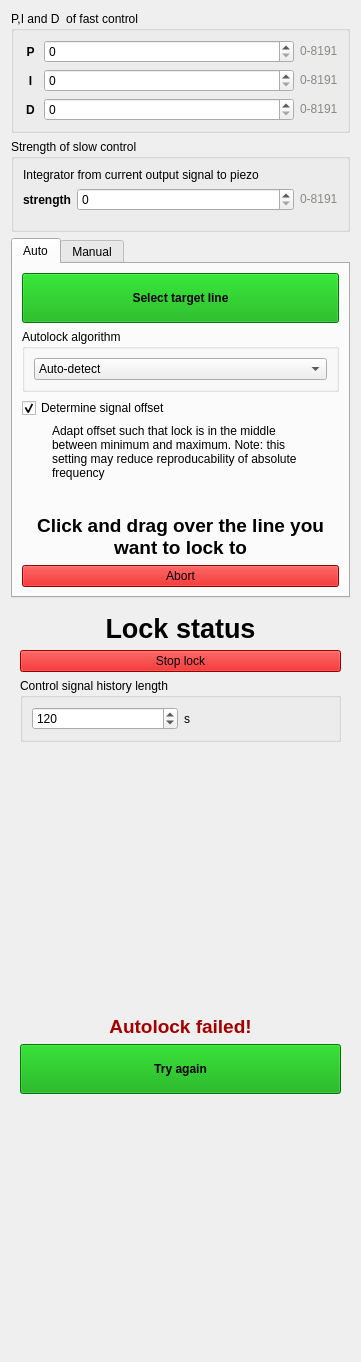
<?xml version="1.0" encoding="UTF-8"?>
<ui version="4.0">
 <class>Form</class>
 <widget class="QWidget" name="Form">
  <property name="geometry">
   <rect>
    <x>0</x>
    <y>0</y>
    <width>361</width>
    <height>1362</height>
   </rect>
  </property>
  <property name="sizePolicy">
   <sizepolicy hsizetype="Minimum" vsizetype="Preferred">
    <horstretch>0</horstretch>
    <verstretch>0</verstretch>
   </sizepolicy>
  </property>
  <property name="windowTitle">
   <string>Form</string>
  </property>
  <layout class="QVBoxLayout" name="verticalLayout">
   <item>
    <widget class="QGroupBox" name="groupBox_5">
     <property name="sizePolicy">
      <sizepolicy hsizetype="Preferred" vsizetype="Fixed">
       <horstretch>0</horstretch>
       <verstretch>0</verstretch>
      </sizepolicy>
     </property>
     <property name="title">
      <string>P,I and D  of fast control</string>
     </property>
     <layout class="QVBoxLayout" name="verticalLayout_6">
      <item>
       <widget class="QWidget" name="widget_2" native="true">
        <layout class="QHBoxLayout" name="horizontalLayout_2">
         <property name="leftMargin">
          <number>0</number>
         </property>
         <property name="topMargin">
          <number>0</number>
         </property>
         <property name="rightMargin">
          <number>0</number>
         </property>
         <property name="bottomMargin">
          <number>0</number>
         </property>
         <item>
          <widget class="QLabel" name="label_5">
           <property name="enabled">
            <bool>true</bool>
           </property>
           <property name="sizePolicy">
            <sizepolicy hsizetype="Fixed" vsizetype="Preferred">
             <horstretch>0</horstretch>
             <verstretch>0</verstretch>
            </sizepolicy>
           </property>
           <property name="minimumSize">
            <size>
             <width>15</width>
             <height>0</height>
            </size>
           </property>
           <property name="font">
            <font>
             <weight>75</weight>
             <bold>true</bold>
            </font>
           </property>
           <property name="text">
            <string>P</string>
           </property>
           <property name="alignment">
            <set>Qt::AlignCenter</set>
           </property>
          </widget>
         </item>
         <item>
          <widget class="CustomSpinBox" name="kp">
           <property name="keyboardTracking">
            <bool>false</bool>
           </property>
           <property name="minimum">
            <number>0</number>
           </property>
           <property name="maximum">
            <number>8191</number>
           </property>
           <property name="singleStep">
            <number>1</number>
           </property>
          </widget>
         </item>
         <item>
          <widget class="QLabel" name="label_7">
           <property name="sizePolicy">
            <sizepolicy hsizetype="Fixed" vsizetype="Preferred">
             <horstretch>0</horstretch>
             <verstretch>0</verstretch>
            </sizepolicy>
           </property>
           <property name="text">
            <string>&lt;html&gt;&lt;head/&gt;&lt;body&gt;&lt;p&gt;&lt;span style=&quot; color:#888a85;&quot;&gt;0-8191&lt;/span&gt;&lt;/p&gt;&lt;/body&gt;&lt;/html&gt;</string>
           </property>
           <property name="textFormat">
            <enum>Qt::RichText</enum>
           </property>
          </widget>
         </item>
        </layout>
       </widget>
      </item>
      <item>
       <widget class="QWidget" name="widget_3" native="true">
        <layout class="QHBoxLayout" name="horizontalLayout_3">
         <property name="leftMargin">
          <number>0</number>
         </property>
         <property name="topMargin">
          <number>0</number>
         </property>
         <property name="rightMargin">
          <number>0</number>
         </property>
         <property name="bottomMargin">
          <number>0</number>
         </property>
         <item>
          <widget class="QLabel" name="label_10">
           <property name="sizePolicy">
            <sizepolicy hsizetype="Fixed" vsizetype="Preferred">
             <horstretch>0</horstretch>
             <verstretch>0</verstretch>
            </sizepolicy>
           </property>
           <property name="minimumSize">
            <size>
             <width>15</width>
             <height>0</height>
            </size>
           </property>
           <property name="font">
            <font>
             <weight>75</weight>
             <bold>true</bold>
            </font>
           </property>
           <property name="text">
            <string>I</string>
           </property>
           <property name="alignment">
            <set>Qt::AlignCenter</set>
           </property>
          </widget>
         </item>
         <item>
          <widget class="CustomSpinBox" name="ki">
           <property name="keyboardTracking">
            <bool>false</bool>
           </property>
           <property name="minimum">
            <number>0</number>
           </property>
           <property name="maximum">
            <number>8191</number>
           </property>
           <property name="singleStep">
            <number>1</number>
           </property>
          </widget>
         </item>
         <item>
          <widget class="QLabel" name="label_11">
           <property name="sizePolicy">
            <sizepolicy hsizetype="Fixed" vsizetype="Preferred">
             <horstretch>0</horstretch>
             <verstretch>0</verstretch>
            </sizepolicy>
           </property>
           <property name="text">
            <string>&lt;html&gt;&lt;head/&gt;&lt;body&gt;&lt;p&gt;&lt;span style=&quot; color:#888a85;&quot;&gt;0-8191&lt;/span&gt;&lt;/p&gt;&lt;/body&gt;&lt;/html&gt;</string>
           </property>
           <property name="textFormat">
            <enum>Qt::RichText</enum>
           </property>
          </widget>
         </item>
        </layout>
       </widget>
      </item>
      <item>
       <widget class="QWidget" name="widget_4" native="true">
        <layout class="QHBoxLayout" name="horizontalLayout_4">
         <property name="spacing">
          <number>6</number>
         </property>
         <property name="leftMargin">
          <number>0</number>
         </property>
         <property name="topMargin">
          <number>0</number>
         </property>
         <property name="rightMargin">
          <number>0</number>
         </property>
         <property name="bottomMargin">
          <number>0</number>
         </property>
         <item>
          <widget class="QLabel" name="label_12">
           <property name="sizePolicy">
            <sizepolicy hsizetype="Fixed" vsizetype="Preferred">
             <horstretch>0</horstretch>
             <verstretch>0</verstretch>
            </sizepolicy>
           </property>
           <property name="minimumSize">
            <size>
             <width>15</width>
             <height>0</height>
            </size>
           </property>
           <property name="font">
            <font>
             <weight>75</weight>
             <bold>true</bold>
            </font>
           </property>
           <property name="text">
            <string>D</string>
           </property>
           <property name="alignment">
            <set>Qt::AlignCenter</set>
           </property>
          </widget>
         </item>
         <item>
          <widget class="CustomSpinBox" name="kd">
           <property name="sizePolicy">
            <sizepolicy hsizetype="Preferred" vsizetype="Fixed">
             <horstretch>0</horstretch>
             <verstretch>0</verstretch>
            </sizepolicy>
           </property>
           <property name="keyboardTracking">
            <bool>false</bool>
           </property>
           <property name="minimum">
            <number>0</number>
           </property>
           <property name="maximum">
            <number>8191</number>
           </property>
           <property name="singleStep">
            <number>1</number>
           </property>
          </widget>
         </item>
         <item>
          <widget class="QLabel" name="label_13">
           <property name="sizePolicy">
            <sizepolicy hsizetype="Fixed" vsizetype="Preferred">
             <horstretch>0</horstretch>
             <verstretch>0</verstretch>
            </sizepolicy>
           </property>
           <property name="text">
            <string>&lt;html&gt;&lt;head/&gt;&lt;body&gt;&lt;p&gt;&lt;span style=&quot; color:#888a85;&quot;&gt;0-8191&lt;/span&gt;&lt;/p&gt;&lt;/body&gt;&lt;/html&gt;</string>
           </property>
           <property name="textFormat">
            <enum>Qt::RichText</enum>
           </property>
          </widget>
         </item>
        </layout>
       </widget>
      </item>
     </layout>
    </widget>
   </item>
   <item>
    <widget class="QGroupBox" name="slow_pid_group">
     <property name="sizePolicy">
      <sizepolicy hsizetype="Preferred" vsizetype="Fixed">
       <horstretch>0</horstretch>
       <verstretch>0</verstretch>
      </sizepolicy>
     </property>
     <property name="title">
      <string>Strength of slow control</string>
     </property>
     <layout class="QVBoxLayout" name="verticalLayout_4">
      <item>
       <widget class="QLabel" name="label">
        <property name="sizePolicy">
         <sizepolicy hsizetype="Preferred" vsizetype="Fixed">
          <horstretch>0</horstretch>
          <verstretch>0</verstretch>
         </sizepolicy>
        </property>
        <property name="text">
         <string>Integrator from current output signal to piezo</string>
        </property>
        <property name="wordWrap">
         <bool>true</bool>
        </property>
        <property name="indent">
         <number>0</number>
        </property>
       </widget>
      </item>
      <item>
       <widget class="QWidget" name="widget" native="true">
        <layout class="QHBoxLayout" name="horizontalLayout">
         <property name="leftMargin">
          <number>0</number>
         </property>
         <property name="topMargin">
          <number>0</number>
         </property>
         <property name="rightMargin">
          <number>0</number>
         </property>
         <item>
          <widget class="QLabel" name="label_3">
           <property name="sizePolicy">
            <sizepolicy hsizetype="Fixed" vsizetype="Preferred">
             <horstretch>0</horstretch>
             <verstretch>0</verstretch>
            </sizepolicy>
           </property>
           <property name="font">
            <font>
             <weight>75</weight>
             <bold>true</bold>
            </font>
           </property>
           <property name="text">
            <string>strength</string>
           </property>
          </widget>
         </item>
         <item>
          <widget class="CustomSpinBox" name="pid_on_slow_strength">
           <property name="minimum">
            <number>0</number>
           </property>
           <property name="maximum">
            <number>8191</number>
           </property>
          </widget>
         </item>
         <item>
          <widget class="QLabel" name="label_14">
           <property name="sizePolicy">
            <sizepolicy hsizetype="Fixed" vsizetype="Preferred">
             <horstretch>0</horstretch>
             <verstretch>0</verstretch>
            </sizepolicy>
           </property>
           <property name="text">
            <string>&lt;html&gt;&lt;head/&gt;&lt;body&gt;&lt;p&gt;&lt;span style=&quot; color:#888a85;&quot;&gt;0-8191&lt;/span&gt;&lt;/p&gt;&lt;/body&gt;&lt;/html&gt;</string>
           </property>
           <property name="textFormat">
            <enum>Qt::RichText</enum>
           </property>
          </widget>
         </item>
        </layout>
       </widget>
      </item>
     </layout>
    </widget>
   </item>
   <item>
    <widget class="QTabWidget" name="lock_control_container">
     <property name="sizePolicy">
      <sizepolicy hsizetype="Minimum" vsizetype="Preferred">
       <horstretch>0</horstretch>
       <verstretch>0</verstretch>
      </sizepolicy>
     </property>
     <property name="currentIndex">
      <number>0</number>
     </property>
     <widget class="QWidget" name="auto_mode">
      <attribute name="title">
       <string>Auto</string>
      </attribute>
      <layout class="QVBoxLayout" name="verticalLayout_10">
       <item>
        <widget class="QWidget" name="auto_mode_not_activated" native="true">
         <layout class="QVBoxLayout" name="verticalLayout_5">
          <property name="leftMargin">
           <number>0</number>
          </property>
          <property name="topMargin">
           <number>0</number>
          </property>
          <property name="rightMargin">
           <number>0</number>
          </property>
          <property name="bottomMargin">
           <number>0</number>
          </property>
          <item>
           <widget class="QPushButton" name="selectLineToLock">
            <property name="minimumSize">
             <size>
              <width>0</width>
              <height>50</height>
             </size>
            </property>
            <property name="font">
             <font>
              <weight>75</weight>
              <bold>true</bold>
             </font>
            </property>
            <property name="styleSheet">
             <string notr="true">background: #00aa00</string>
            </property>
            <property name="text">
             <string>Select target line</string>
            </property>
           </widget>
          </item>
          <item>
           <widget class="QGroupBox" name="groupBox">
            <property name="title">
             <string>Autolock algorithm</string>
            </property>
            <layout class="QVBoxLayout" name="verticalLayout_8">
             <item>
              <widget class="QComboBox" name="autolock_mode_preference">
               <item>
                <property name="text">
                 <string>Auto-detect</string>
                </property>
               </item>
               <item>
                <property name="text">
                 <string>Jitter-tolerant mode</string>
                </property>
               </item>
               <item>
                <property name="text">
                 <string>Fast mode</string>
                </property>
               </item>
              </widget>
             </item>
            </layout>
           </widget>
          </item>
          <item>
           <widget class="QCheckBox" name="autoOffsetCheckbox">
            <property name="text">
             <string>Determine signal offset</string>
            </property>
            <property name="checked">
             <bool>true</bool>
            </property>
           </widget>
          </item>
          <item>
           <widget class="QLabel" name="label_9">
            <property name="sizePolicy">
             <sizepolicy hsizetype="Preferred" vsizetype="Fixed">
              <horstretch>0</horstretch>
              <verstretch>0</verstretch>
             </sizepolicy>
            </property>
            <property name="maximumSize">
             <size>
              <width>300</width>
              <height>16777215</height>
             </size>
            </property>
            <property name="text">
             <string>Adapt offset such that lock is in the middle between minimum and maximum. Note: this setting may reduce reproducability of absolute frequency</string>
            </property>
            <property name="textFormat">
             <enum>Qt::PlainText</enum>
            </property>
            <property name="scaledContents">
             <bool>false</bool>
            </property>
            <property name="wordWrap">
             <bool>true</bool>
            </property>
            <property name="indent">
             <number>30</number>
            </property>
           </widget>
          </item>
          <item>
           <spacer name="verticalSpacer_6">
            <property name="orientation">
             <enum>Qt::Vertical</enum>
            </property>
            <property name="sizeHint" stdset="0">
             <size>
              <width>20</width>
              <height>40</height>
             </size>
            </property>
           </spacer>
          </item>
         </layout>
        </widget>
       </item>
       <item>
        <widget class="QWidget" name="auto_mode_activated" native="true">
         <layout class="QVBoxLayout" name="verticalLayout_7">
          <property name="leftMargin">
           <number>0</number>
          </property>
          <property name="topMargin">
           <number>0</number>
          </property>
          <property name="rightMargin">
           <number>0</number>
          </property>
          <property name="bottomMargin">
           <number>0</number>
          </property>
          <item>
           <widget class="QLabel" name="label_2">
            <property name="text">
             <string>&lt;html&gt;&lt;head/&gt;&lt;body&gt;&lt;p align=&quot;center&quot;&gt;&lt;span style=&quot; font-size:14pt; font-weight:600;&quot;&gt;Click and drag over the line you want to lock to&lt;/span&gt;&lt;/p&gt;&lt;/body&gt;&lt;/html&gt;</string>
            </property>
            <property name="scaledContents">
             <bool>false</bool>
            </property>
            <property name="alignment">
             <set>Qt::AlignCenter</set>
            </property>
            <property name="wordWrap">
             <bool>true</bool>
            </property>
           </widget>
          </item>
          <item>
           <widget class="QPushButton" name="abortLineSelection">
            <property name="styleSheet">
             <string notr="true">background-color: #d40000;</string>
            </property>
            <property name="text">
             <string>Abort</string>
            </property>
           </widget>
          </item>
         </layout>
        </widget>
       </item>
      </layout>
     </widget>
     <widget class="QWidget" name="manual_mode">
      <attribute name="title">
       <string>Manual</string>
      </attribute>
      <layout class="QVBoxLayout" name="verticalLayout_12">
       <item>
        <spacer name="verticalSpacer_2">
         <property name="orientation">
          <enum>Qt::Vertical</enum>
         </property>
         <property name="sizeHint" stdset="0">
          <size>
           <width>20</width>
           <height>0</height>
          </size>
         </property>
        </spacer>
       </item>
       <item>
        <widget class="QLabel" name="label_6">
         <property name="sizePolicy">
          <sizepolicy hsizetype="Preferred" vsizetype="Fixed">
           <horstretch>0</horstretch>
           <verstretch>0</verstretch>
          </sizepolicy>
         </property>
         <property name="text">
          <string>&lt;html&gt;&lt;head/&gt;&lt;body&gt;&lt;p align=&quot;center&quot;&gt;&lt;span style=&quot; font-size:14pt; font-weight:600;&quot;&gt;Center the line and zoom in before pressing the button.&lt;/span&gt;&lt;/p&gt;&lt;/body&gt;&lt;/html&gt;</string>
         </property>
         <property name="scaledContents">
          <bool>false</bool>
         </property>
         <property name="alignment">
          <set>Qt::AlignCenter</set>
         </property>
         <property name="wordWrap">
          <bool>true</bool>
         </property>
        </widget>
       </item>
       <item>
        <spacer name="verticalSpacer">
         <property name="orientation">
          <enum>Qt::Vertical</enum>
         </property>
         <property name="sizeHint" stdset="0">
          <size>
           <width>20</width>
           <height>0</height>
          </size>
         </property>
        </spacer>
       </item>
       <item>
        <widget class="QRadioButton" name="button_slope_rising">
         <property name="text">
          <string>Rising slope</string>
         </property>
        </widget>
       </item>
       <item>
        <widget class="QRadioButton" name="button_slope_falling">
         <property name="text">
          <string>Falling slope</string>
         </property>
        </widget>
       </item>
       <item>
        <spacer name="verticalSpacer_3">
         <property name="orientation">
          <enum>Qt::Vertical</enum>
         </property>
         <property name="sizeHint" stdset="0">
          <size>
           <width>20</width>
           <height>0</height>
          </size>
         </property>
        </spacer>
       </item>
       <item>
        <widget class="QPushButton" name="manualLockButton">
         <property name="minimumSize">
          <size>
           <width>0</width>
           <height>50</height>
          </size>
         </property>
         <property name="font">
          <font>
           <weight>75</weight>
           <bold>true</bold>
          </font>
         </property>
         <property name="styleSheet">
          <string notr="true">background: #00aa00</string>
         </property>
         <property name="text">
          <string>Lock!</string>
         </property>
        </widget>
       </item>
      </layout>
     </widget>
    </widget>
   </item>
   <item>
    <widget class="LockStatusPanel" name="lock_status_container" native="true">
     <layout class="QVBoxLayout" name="verticalLayout_2">
      <item>
       <widget class="QLabel" name="lock_status">
        <property name="sizePolicy">
         <sizepolicy hsizetype="Preferred" vsizetype="Fixed">
          <horstretch>0</horstretch>
          <verstretch>0</verstretch>
         </sizepolicy>
        </property>
        <property name="font">
         <font>
          <pointsize>20</pointsize>
          <weight>75</weight>
          <bold>true</bold>
         </font>
        </property>
        <property name="text">
         <string>Lock status</string>
        </property>
        <property name="alignment">
         <set>Qt::AlignCenter</set>
        </property>
        <property name="wordWrap">
         <bool>true</bool>
        </property>
       </widget>
      </item>
      <item>
       <widget class="QPushButton" name="stop_lock">
        <property name="palette">
         <palette>
          <active>
           <colorrole role="WindowText">
            <brush brushstyle="SolidPattern">
             <color alpha="255">
              <red>0</red>
              <green>0</green>
              <blue>0</blue>
             </color>
            </brush>
           </colorrole>
           <colorrole role="Button">
            <brush brushstyle="SolidPattern">
             <color alpha="255">
              <red>212</red>
              <green>0</green>
              <blue>0</blue>
             </color>
            </brush>
           </colorrole>
           <colorrole role="Light">
            <brush brushstyle="SolidPattern">
             <color alpha="255">
              <red>255</red>
              <green>255</green>
              <blue>255</blue>
             </color>
            </brush>
           </colorrole>
           <colorrole role="Midlight">
            <brush brushstyle="SolidPattern">
             <color alpha="255">
              <red>246</red>
              <green>245</green>
              <blue>244</blue>
             </color>
            </brush>
           </colorrole>
           <colorrole role="Dark">
            <brush brushstyle="SolidPattern">
             <color alpha="255">
              <red>118</red>
              <green>117</green>
              <blue>116</blue>
             </color>
            </brush>
           </colorrole>
           <colorrole role="Mid">
            <brush brushstyle="SolidPattern">
             <color alpha="255">
              <red>158</red>
              <green>157</green>
              <blue>155</blue>
             </color>
            </brush>
           </colorrole>
           <colorrole role="Text">
            <brush brushstyle="SolidPattern">
             <color alpha="255">
              <red>0</red>
              <green>0</green>
              <blue>0</blue>
             </color>
            </brush>
           </colorrole>
           <colorrole role="BrightText">
            <brush brushstyle="SolidPattern">
             <color alpha="255">
              <red>255</red>
              <green>255</green>
              <blue>255</blue>
             </color>
            </brush>
           </colorrole>
           <colorrole role="ButtonText">
            <brush brushstyle="SolidPattern">
             <color alpha="255">
              <red>0</red>
              <green>0</green>
              <blue>0</blue>
             </color>
            </brush>
           </colorrole>
           <colorrole role="Base">
            <brush brushstyle="SolidPattern">
             <color alpha="255">
              <red>212</red>
              <green>0</green>
              <blue>0</blue>
             </color>
            </brush>
           </colorrole>
           <colorrole role="Window">
            <brush brushstyle="SolidPattern">
             <color alpha="255">
              <red>212</red>
              <green>0</green>
              <blue>0</blue>
             </color>
            </brush>
           </colorrole>
           <colorrole role="Shadow">
            <brush brushstyle="SolidPattern">
             <color alpha="255">
              <red>0</red>
              <green>0</green>
              <blue>0</blue>
             </color>
            </brush>
           </colorrole>
           <colorrole role="AlternateBase">
            <brush brushstyle="SolidPattern">
             <color alpha="255">
              <red>246</red>
              <green>245</green>
              <blue>244</blue>
             </color>
            </brush>
           </colorrole>
           <colorrole role="ToolTipBase">
            <brush brushstyle="SolidPattern">
             <color alpha="255">
              <red>255</red>
              <green>255</green>
              <blue>220</blue>
             </color>
            </brush>
           </colorrole>
           <colorrole role="ToolTipText">
            <brush brushstyle="SolidPattern">
             <color alpha="255">
              <red>0</red>
              <green>0</green>
              <blue>0</blue>
             </color>
            </brush>
           </colorrole>
          </active>
          <inactive>
           <colorrole role="WindowText">
            <brush brushstyle="SolidPattern">
             <color alpha="255">
              <red>0</red>
              <green>0</green>
              <blue>0</blue>
             </color>
            </brush>
           </colorrole>
           <colorrole role="Button">
            <brush brushstyle="SolidPattern">
             <color alpha="255">
              <red>212</red>
              <green>0</green>
              <blue>0</blue>
             </color>
            </brush>
           </colorrole>
           <colorrole role="Light">
            <brush brushstyle="SolidPattern">
             <color alpha="255">
              <red>255</red>
              <green>255</green>
              <blue>255</blue>
             </color>
            </brush>
           </colorrole>
           <colorrole role="Midlight">
            <brush brushstyle="SolidPattern">
             <color alpha="255">
              <red>246</red>
              <green>245</green>
              <blue>244</blue>
             </color>
            </brush>
           </colorrole>
           <colorrole role="Dark">
            <brush brushstyle="SolidPattern">
             <color alpha="255">
              <red>118</red>
              <green>117</green>
              <blue>116</blue>
             </color>
            </brush>
           </colorrole>
           <colorrole role="Mid">
            <brush brushstyle="SolidPattern">
             <color alpha="255">
              <red>158</red>
              <green>157</green>
              <blue>155</blue>
             </color>
            </brush>
           </colorrole>
           <colorrole role="Text">
            <brush brushstyle="SolidPattern">
             <color alpha="255">
              <red>0</red>
              <green>0</green>
              <blue>0</blue>
             </color>
            </brush>
           </colorrole>
           <colorrole role="BrightText">
            <brush brushstyle="SolidPattern">
             <color alpha="255">
              <red>255</red>
              <green>255</green>
              <blue>255</blue>
             </color>
            </brush>
           </colorrole>
           <colorrole role="ButtonText">
            <brush brushstyle="SolidPattern">
             <color alpha="255">
              <red>0</red>
              <green>0</green>
              <blue>0</blue>
             </color>
            </brush>
           </colorrole>
           <colorrole role="Base">
            <brush brushstyle="SolidPattern">
             <color alpha="255">
              <red>212</red>
              <green>0</green>
              <blue>0</blue>
             </color>
            </brush>
           </colorrole>
           <colorrole role="Window">
            <brush brushstyle="SolidPattern">
             <color alpha="255">
              <red>212</red>
              <green>0</green>
              <blue>0</blue>
             </color>
            </brush>
           </colorrole>
           <colorrole role="Shadow">
            <brush brushstyle="SolidPattern">
             <color alpha="255">
              <red>0</red>
              <green>0</green>
              <blue>0</blue>
             </color>
            </brush>
           </colorrole>
           <colorrole role="AlternateBase">
            <brush brushstyle="SolidPattern">
             <color alpha="255">
              <red>246</red>
              <green>245</green>
              <blue>244</blue>
             </color>
            </brush>
           </colorrole>
           <colorrole role="ToolTipBase">
            <brush brushstyle="SolidPattern">
             <color alpha="255">
              <red>255</red>
              <green>255</green>
              <blue>220</blue>
             </color>
            </brush>
           </colorrole>
           <colorrole role="ToolTipText">
            <brush brushstyle="SolidPattern">
             <color alpha="255">
              <red>0</red>
              <green>0</green>
              <blue>0</blue>
             </color>
            </brush>
           </colorrole>
          </inactive>
          <disabled>
           <colorrole role="WindowText">
            <brush brushstyle="SolidPattern">
             <color alpha="255">
              <red>118</red>
              <green>117</green>
              <blue>116</blue>
             </color>
            </brush>
           </colorrole>
           <colorrole role="Button">
            <brush brushstyle="SolidPattern">
             <color alpha="255">
              <red>212</red>
              <green>0</green>
              <blue>0</blue>
             </color>
            </brush>
           </colorrole>
           <colorrole role="Light">
            <brush brushstyle="SolidPattern">
             <color alpha="255">
              <red>255</red>
              <green>255</green>
              <blue>255</blue>
             </color>
            </brush>
           </colorrole>
           <colorrole role="Midlight">
            <brush brushstyle="SolidPattern">
             <color alpha="255">
              <red>246</red>
              <green>245</green>
              <blue>244</blue>
             </color>
            </brush>
           </colorrole>
           <colorrole role="Dark">
            <brush brushstyle="SolidPattern">
             <color alpha="255">
              <red>118</red>
              <green>117</green>
              <blue>116</blue>
             </color>
            </brush>
           </colorrole>
           <colorrole role="Mid">
            <brush brushstyle="SolidPattern">
             <color alpha="255">
              <red>158</red>
              <green>157</green>
              <blue>155</blue>
             </color>
            </brush>
           </colorrole>
           <colorrole role="Text">
            <brush brushstyle="SolidPattern">
             <color alpha="255">
              <red>118</red>
              <green>117</green>
              <blue>116</blue>
             </color>
            </brush>
           </colorrole>
           <colorrole role="BrightText">
            <brush brushstyle="SolidPattern">
             <color alpha="255">
              <red>255</red>
              <green>255</green>
              <blue>255</blue>
             </color>
            </brush>
           </colorrole>
           <colorrole role="ButtonText">
            <brush brushstyle="SolidPattern">
             <color alpha="255">
              <red>118</red>
              <green>117</green>
              <blue>116</blue>
             </color>
            </brush>
           </colorrole>
           <colorrole role="Base">
            <brush brushstyle="SolidPattern">
             <color alpha="255">
              <red>212</red>
              <green>0</green>
              <blue>0</blue>
             </color>
            </brush>
           </colorrole>
           <colorrole role="Window">
            <brush brushstyle="SolidPattern">
             <color alpha="255">
              <red>212</red>
              <green>0</green>
              <blue>0</blue>
             </color>
            </brush>
           </colorrole>
           <colorrole role="Shadow">
            <brush brushstyle="SolidPattern">
             <color alpha="255">
              <red>0</red>
              <green>0</green>
              <blue>0</blue>
             </color>
            </brush>
           </colorrole>
           <colorrole role="AlternateBase">
            <brush brushstyle="SolidPattern">
             <color alpha="255">
              <red>237</red>
              <green>235</green>
              <blue>233</blue>
             </color>
            </brush>
           </colorrole>
           <colorrole role="ToolTipBase">
            <brush brushstyle="SolidPattern">
             <color alpha="255">
              <red>255</red>
              <green>255</green>
              <blue>220</blue>
             </color>
            </brush>
           </colorrole>
           <colorrole role="ToolTipText">
            <brush brushstyle="SolidPattern">
             <color alpha="255">
              <red>0</red>
              <green>0</green>
              <blue>0</blue>
             </color>
            </brush>
           </colorrole>
          </disabled>
         </palette>
        </property>
        <property name="styleSheet">
         <string notr="true">background-color: #d40000;</string>
        </property>
        <property name="text">
         <string>Stop lock</string>
        </property>
       </widget>
      </item>
      <item>
       <widget class="QGroupBox" name="groupBox_8">
        <property name="sizePolicy">
         <sizepolicy hsizetype="Preferred" vsizetype="Fixed">
          <horstretch>0</horstretch>
          <verstretch>0</verstretch>
         </sizepolicy>
        </property>
        <property name="title">
         <string>Control signal history length</string>
        </property>
        <layout class="QHBoxLayout" name="horizontalLayout_9">
         <item>
          <widget class="QSpinBox" name="control_signal_history_length">
           <property name="minimum">
            <number>10</number>
           </property>
           <property name="maximum">
            <number>100000</number>
           </property>
           <property name="singleStep">
            <number>60</number>
           </property>
           <property name="value">
            <number>120</number>
           </property>
          </widget>
         </item>
         <item>
          <widget class="QLabel" name="label_4">
           <property name="text">
            <string>s</string>
           </property>
          </widget>
         </item>
        </layout>
       </widget>
      </item>
     </layout>
    </widget>
   </item>
   <item>
    <widget class="QWidget" name="lock_failed" native="true">
     <layout class="QVBoxLayout" name="verticalLayout_3">
      <item>
       <spacer name="verticalSpacer_5">
        <property name="orientation">
         <enum>Qt::Vertical</enum>
        </property>
        <property name="sizeHint" stdset="0">
         <size>
          <width>20</width>
          <height>40</height>
         </size>
        </property>
       </spacer>
      </item>
      <item>
       <widget class="QLabel" name="label_17">
        <property name="text">
         <string>&lt;html&gt;&lt;head/&gt;&lt;body&gt;&lt;p&gt;&lt;span style=&quot; font-size:14pt; font-weight:600; color:#a40000;&quot;&gt;Autolock failed!&lt;/span&gt;&lt;/p&gt;&lt;/body&gt;&lt;/html&gt;</string>
        </property>
        <property name="textFormat">
         <enum>Qt::RichText</enum>
        </property>
        <property name="alignment">
         <set>Qt::AlignCenter</set>
        </property>
        <property name="wordWrap">
         <bool>true</bool>
        </property>
       </widget>
      </item>
      <item>
       <widget class="QPushButton" name="reset_lock_failed_state">
        <property name="minimumSize">
         <size>
          <width>0</width>
          <height>50</height>
         </size>
        </property>
        <property name="font">
         <font>
          <weight>75</weight>
          <bold>true</bold>
         </font>
        </property>
        <property name="styleSheet">
         <string notr="true">background-color: #00a400;</string>
        </property>
        <property name="text">
         <string>Try again</string>
        </property>
       </widget>
      </item>
      <item>
       <spacer name="verticalSpacer_4">
        <property name="orientation">
         <enum>Qt::Vertical</enum>
        </property>
        <property name="sizeHint" stdset="0">
         <size>
          <width>20</width>
          <height>40</height>
         </size>
        </property>
       </spacer>
      </item>
     </layout>
    </widget>
   </item>
  </layout>
 </widget>
 <customwidgets>
  <customwidget>
   <class>LockStatusPanel</class>
   <extends>QWidget</extends>
   <header location="global">lock_status_panel.h</header>
   <container>1</container>
  </customwidget>
  <customwidget>
   <class>CustomSpinBox</class>
   <extends>QSpinBox</extends>
   <header location="global">spin_box.h</header>
  </customwidget>
 </customwidgets>
 <resources/>
 <connections/>
</ui>
